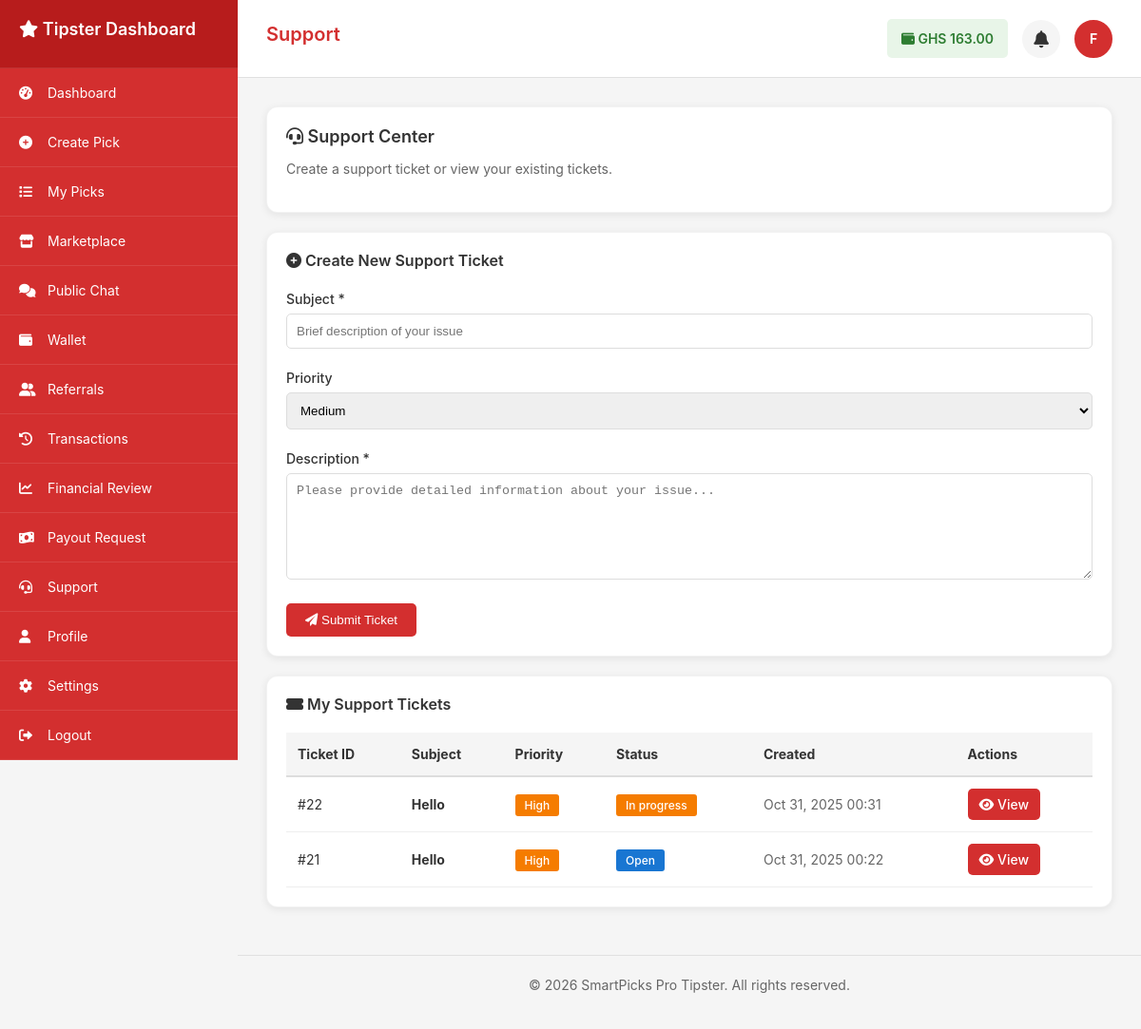
Screenshot of /support (signed in) with the database file from the repository.
### tables this page shows
CREATE TABLE `user_wallets` (
  `id` int(11) NOT NULL AUTO_INCREMENT,
  `user_id` int(11) NOT NULL,
  `balance` decimal(10,2) DEFAULT 0.00,
  `currency` varchar(3) DEFAULT 'GHS',
  `status` enum('active','frozen','suspended') DEFAULT 'active',
  `created_at` datetime DEFAULT current_timestamp(),
  `updated_at` datetime DEFAULT current_timestamp() ON UPDATE current_timestamp(),
  PRIMARY KEY (`id`),
  UNIQUE KEY `unique_user_wallet` (`user_id`),
  KEY `idx_user_id` (`user_id`),
  KEY `idx_status` (`status`),
  CONSTRAINT `user_wallets_ibfk_1` FOREIGN KEY (`user_id`) REFERENCES `users` (`id`) ON DELETE CASCADE
);

CREATE TABLE `users` (
  `id` int(11) NOT NULL AUTO_INCREMENT,
  `username` varchar(50) NOT NULL,
  `email` varchar(100) NOT NULL,
  `password` varchar(255) NOT NULL,
  `display_name` varchar(100) NOT NULL,
  `avatar` varchar(255) DEFAULT NULL,
  `role` enum('user','tipster','admin') DEFAULT 'user',
  `status` enum('active','inactive','suspended') DEFAULT 'active',
  `phone` varchar(20) DEFAULT NULL,
  `country` varchar(50) DEFAULT 'Ghana',
  `timezone` varchar(50) DEFAULT 'Africa/Accra',
  `last_login` datetime DEFAULT NULL,
  `created_at` datetime DEFAULT current_timestamp(),
  `updated_at` datetime DEFAULT current_timestamp() ON UPDATE current_timestamp(),
  `country_code` varchar(3) DEFAULT 'GHA',
  `flag_emoji` varchar(10) DEFAULT '??',
  `is_online` tinyint(1) DEFAULT 0,
  `last_activity` datetime DEFAULT NULL,
  `is_verified` tinyint(1) DEFAULT 0,
  `email_notifications` tinyint(1) DEFAULT 1,
  `sms_notifications` tinyint(1) DEFAULT 0,
  `push_notifications` tinyint(1) DEFAULT 1,
  `bio` text DEFAULT NULL,
  PRIMARY KEY (`id`),
  UNIQUE KEY `username` (`username`),
  UNIQUE KEY `email` (`email`),
  KEY `idx_username` (`username`),
  KEY `idx_email` (`email`),
  KEY `idx_role` (`role`),
  KEY `idx_status` (`status`),
  KEY `idx_country_code` (`country_code`),
  KEY `idx_is_online` (`is_online`)
);

CREATE TABLE `support_tickets` (
  `id` int(11) NOT NULL AUTO_INCREMENT,
  `user_id` int(11) NOT NULL,
  `subject` varchar(255) NOT NULL,
  `description` text NOT NULL,
  `priority` enum('low','medium','high','urgent') DEFAULT 'medium',
  `status` enum('open','in_progress','resolved','closed') DEFAULT 'open',
  `assigned_to` int(11) DEFAULT NULL,
  `created_at` datetime DEFAULT current_timestamp(),
  `updated_at` datetime DEFAULT current_timestamp() ON UPDATE current_timestamp(),
  `resolved_at` datetime DEFAULT NULL,
  PRIMARY KEY (`id`),
  KEY `idx_user_id` (`user_id`),
  KEY `idx_status` (`status`),
  KEY `idx_priority` (`priority`),
  KEY `idx_assigned_to` (`assigned_to`),
  CONSTRAINT `support_tickets_ibfk_1` FOREIGN KEY (`user_id`) REFERENCES `users` (`id`) ON DELETE CASCADE,
  CONSTRAINT `support_tickets_ibfk_2` FOREIGN KEY (`assigned_to`) REFERENCES `users` (`id`) ON DELETE SET NULL
);

### app/controllers/support.php (the view, shortened to what the rows shown need)
<?php
require_once __DIR__ . '/../../config/config.php';
require_once __DIR__ . '/../models/Database.php';
require_once __DIR__ . '/../models/SupportService.php';
require_once __DIR__ . '/../models/Logger.php';
$db = Database::getInstance();
$supportService = SupportService::getInstance();
$logger = Logger::getInstance();
$userId = $_SESSION['user_id'];
$userRole = $_SESSION['role'] ?? 'user';
$user = $db->fetch("SELECT * FROM users WHERE id = ?", [$userId]);
$tickets = [];
try {
    $tickets = $supportService->getTickets(['user_id' => $userId]);
} catch (Exception $e) {
    $logger->error('Error fetching support tickets', ['error' => $e->getMessage(), 'user_id' => $userId]);
    $tickets = [];
}
$viewTicketId = $_GET['ticket_id'] ?? null;
$layoutFile = $userRole === 'tipster' ? 'tipster_layout.php' : 'user_layout.php';
$layoutPath = __DIR__ . '/../views/layouts/' . $layoutFile;
$pageTitle = "Support";
try {
    $walletRow = $db->fetch("SELECT balance FROM user_wallets WHERE user_id = ?", [$userId]);
    $walletBalance = $walletRow ? floatval($walletRow['balance']) : 0.00;
} catch (Exception $e) {
    $walletBalance = 0.00;
}
?>
<div class="<?php echo $userRole === 'tipster' ? 'tipster-dashboard-content' : 'user-dashboard-content'; ?>">
    <?php if (!$viewTicketId): ?>
    <div class="card">
        <h2><i class="fas fa-headset"></i> Support Center</h2>
    </div>
    <div class="card">
        <?php if (empty($tickets)): ?>
        <p style="color: #666; margin-top: 20px; text-align: center; padding: 40px;">
            <i class="fas fa-inbox" style="font-size: 48px; color: #ddd; margin-bottom: 15px; display: block;"></i>
            No support tickets yet. Create your first ticket above.
        </p>
        <?php else: ?>
        <div style="margin-top: 20px; overflow-x: auto;">
            <table style="width: 100%; border-collapse: collapse;">
                <thead>
                    <tr style="background-color: #f5f5f5;">
                        <th style="padding: 12px; text-align: left; border-bottom: 2px solid #ddd;">Ticket ID</th>
                        <th style="padding: 12px; text-align: left; border-bottom: 2px solid #ddd;">Subject</th>
                        <th style="padding: 12px; text-align: left; border-bottom: 2px solid #ddd;">Priority</th>
                        <th style="padding: 12px; text-align: left; border-bottom: 2px solid #ddd;">Status</th>
                        <th style="padding: 12px; text-align: left; border-bottom: 2px solid #ddd;">Created</th>
                        <th style="padding: 12px; text-align: left; border-bottom: 2px solid #ddd;">Actions</th>
                    </tr>
                </thead>
                <tbody>
                    <?php foreach ($tickets as $ticket):
                        $priorityColors = [
                            'urgent' => '#d32f2f',
                            'high' => '#f57c00',
                            'medium' => '#fbc02d',
                            'low' => '#388e3c'
                        ];
                        $statusColors = [
                            'open' => '#1976d2',
                            'in_progress' => '#f57c00',
                            'resolved' => '#388e3c',
                            'closed' => '#616161'
                        ];
                        $priorityColor = $priorityColors[$ticket['priority'] ?? 'medium'] ?? '#666';
                        $statusColor = $statusColors[$ticket['status'] ?? 'open'] ?? '#666';
                    ?>
                    <tr style="border-bottom: 1px solid #eee;">
                        <td style="padding: 12px;">#<?php echo $ticket['id']; ?></td>
                        <td style="padding: 12px;">
                            <strong><?php echo htmlspecialchars($ticket['subject']); ?></strong>
                        </td>
                        <td style="padding: 12px;">
                            <span style="background-color: <?php echo $priorityColor; ?>; color: white; padding: 4px 10px; border-radius: 3px; font-size: 12px; font-weight: 500;">
                                <?php echo ucfirst($ticket['priority'] ?? 'medium'); ?>
                            </span>
                        </td>
                        <td style="padding: 12px;">
                            <span style="background-color: <?php echo $statusColor; ?>; color: white; padding: 4px 10px; border-radius: 3px; font-size: 12px; font-weight: 500;">
                                <?php echo ucfirst(str_replace('_', ' ', $ticket['status'] ?? 'open')); ?>
                            </span>
                        </td>
                        <td style="padding: 12px; color: #666;">
                            <?php echo date('M d, Y H:i', strtotime($ticket['created_at'])); ?>
                        </td>
                        <td style="padding: 12px;">
                            <a href="?ticket_id=<?php echo $ticket['id']; ?>" class="btn btn-primary" style="padding: 6px 12px; font-size: 14px;">
                                <i class="fas fa-eye"></i> View
                            </a>
                        </td>
                    </tr>
                    <?php endforeach; ?>
                </tbody>
            </table>
        </div>
        <?php endif; ?>
    </div>
    <?php endif; ?>
</div>
<?php
$content = ob_get_clean();
include $layoutPath;
?>

### app/views/layouts/tipster_layout.php (shortened to what the rows shown need)
<!DOCTYPE html>
<html lang="en">
<head>
    <link rel="stylesheet" href="https://cdnjs.cloudflare.com/ajax/libs/font-awesome/6.0.0-beta3/css/all.min.css">
</head>
<body>
    <div class="sidebar" id="sidebar">
        <div class="sidebar-header">
            <h2><i class="fas fa-star"></i> Tipster Dashboard</h2>
        </div>
    </div>
    <div class="main-content">
        <div class="page-header">
            <h1 class="page-title"><?php echo isset($pageTitle) ? $pageTitle : 'Tipster Dashboard'; ?></h1>
            <div class="tipster-info">
                <div class="wallet-info">
                    <i class="fas fa-wallet"></i> GHS <?php echo isset($walletBalance) ? number_format($walletBalance, 2) : '0.00'; ?>
                </div>
                <div class="notification-container">
                    <div class="notification-bell" id="notificationBell" onclick="toggleNotificationDropdown()">
                    </div>
                </div>
                <div class="tipster-avatar">
                    <?php
                    $avatarPath = '';
                    $usernameInitial = 'T';
                    if (isset($user)) {
                        $usernameInitial = strtoupper(substr($user['username'] ?? 'T', 0, 1));
                        if (!empty($user['avatar'])) {
                            $avatarPath = $user['avatar'];
                        } elseif (!empty($user['profile_image'])) {
                            $avatarPath = $user['profile_image'];
                        } elseif (!empty($user['avatar_url'])) {
                            $avatarPath = $user['avatar_url'];
                        }
                        if (!empty($avatarPath)) {
                            if (strpos($avatarPath, '/SmartPicksPro-Local/') === 0 || strpos($avatarPath, 'http') === 0) {
                                $avatarUrl = $avatarPath;
                            } elseif (strpos($avatarPath, 'storage/') === 0 || strpos($avatarPath, '/storage/') === 0) {
                                $avatarUrl = '/SmartPicksPro-Local/' . ltrim($avatarPath, '/');
                            } elseif (strpos($avatarPath, '/') === 0) {
                                $avatarUrl = '/SmartPicksPro-Local' . $avatarPath;
                            } else {
                                $avatarUrl = '/SmartPicksPro-Local/storage/uploads/' . $avatarPath;
                            }
                            echo '<img src="' . htmlspecialchars($avatarUrl) . '" alt="Profile Image" onerror="this.style.display=\'none\'; this.nextElementSibling.style.display=\'flex\';"><span style="display: none;">' . $usernameInitial . '</span>';
                        } else {
                            echo htmlspecialchars($usernameInitial);
                        }
                    } else {
                        echo htmlspecialchars($usernameInitial);
                    }
                    ?>
                </div>
            </div>
        </div>
        <div class="content-area">
            <?php echo isset($content) ? $content : ''; ?>
        </div>
    </div>
</body>
</html>

### rows the page displays
user_wallets: balance "163.00"
users: username "F"
support_tickets: id "22", subject "Hello", priority "High", status "In progress", created_at "Oct 31, 2025 00:31"
support_tickets: id "21", subject "Hello", priority "High", status "Open", created_at "Oct 31, 2025 00:22"

### other values shown
$item['text'] "Dashboard"
$item['text'] "Create Pick"
$item['text'] "My Picks"
$item['text'] "Marketplace"
$item['text'] "Public Chat"
$item['text'] "Wallet"
$item['text'] "Referrals"
$item['text'] "Transactions"
$item['text'] "Financial Review"
$item['text'] "Payout Request"
$item['text'] "Support"
$item['text'] "Profile"
$item['text'] "Settings"
$item['text'] "Logout"
$pageTitle "Support"
